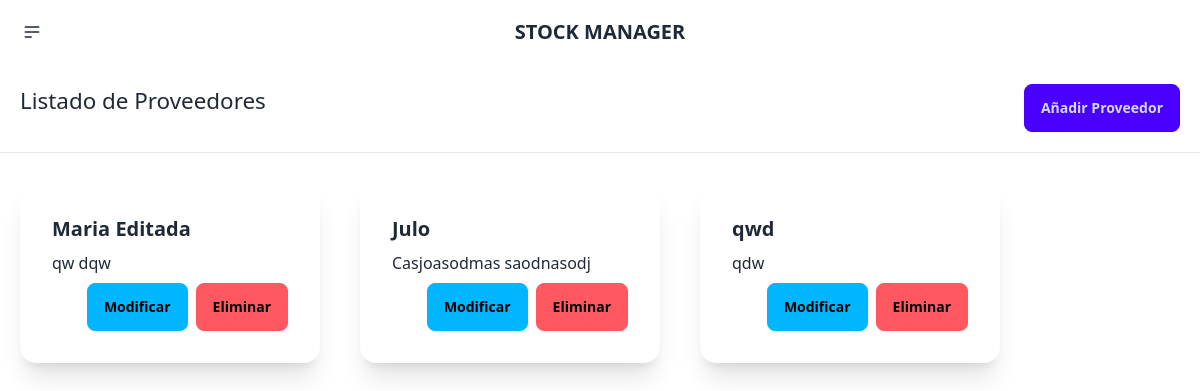
Page /stockmanager/proveedores/ on the earlier database version.
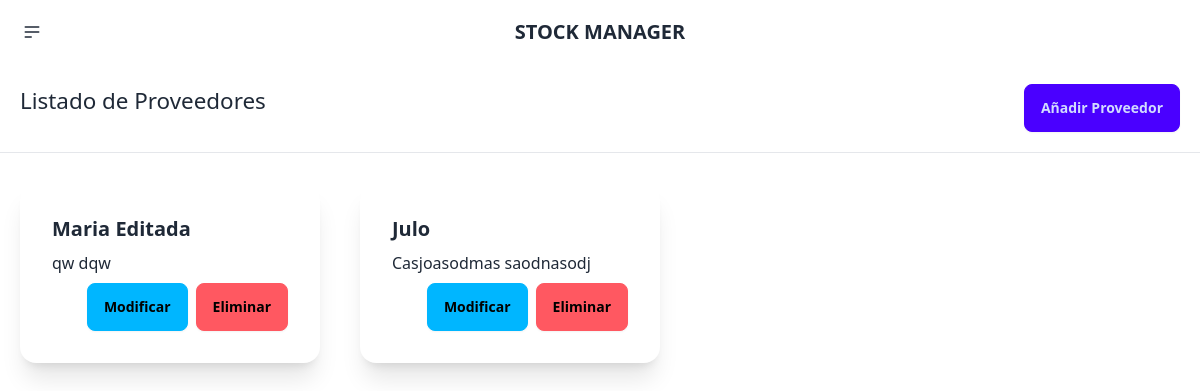
Same page on the later database version.
### stockmanager/models.py (models this page shows, shortened)
class Proveedores(models.Model):
    ProveedorID = models.AutoField(primary_key=True)
    Imagen = models.ImageField(null=True, blank=True, upload_to="images/")
    Nombre = models.CharField(max_length=255)
    Contacto = models.CharField(max_length=255)
    CorreoElectronico = models.CharField(max_length=255)
    Telefono = models.CharField(max_length=20)

### stockmanager/views.py (the view)
# urls.py: path('proveedores/', views.suppliers_index, name='suppliers_index'),
def suppliers_index(response):
    suppliers = Proveedores.objects.all()
    return render(response, 'proveedores/index.html', {'suppliers':suppliers})

### stockmanager/templates/proveedores/index.html (shortened to what this page needs)
{% extends 'layouts/base.html' %}
{% load static %}
{% block content %}
<section class="sub-header">
  <h1 class="titulo-form">Listado de Proveedores</h1>
  <a href="{% url 'supplier_new' %}"><button class="btn btn-primary"> Añadir Proveedor</button></a>
</section>
<hr>
<section class="section-cards">
    {% for supplier in suppliers %}
    <div class="card w-96 bg-base-100 shadow-xl">
     <div class="card-body">
       <h2 class="card-title">{{supplier.Nombre}}</h2>
       <p>{{supplier.Contacto}}</p>
       <div class="card-actions justify-end">
          <a href="{% url 'supplier_get' supplier.ProveedorID %}"><button class="btn btn-info">Modificar</button></a>
          <form action="{% url 'supplier_delete' supplier.ProveedorID %}" method="POST">
            <button class="btn btn-error">Eliminar</button>
          </form>
        </div>
     </div>
    </div>
    {% endfor %}
</section>
{% endblock %}

Differences in the rows shown:
removed Proveedores: Nombre "qwd", Contacto "qdw"
